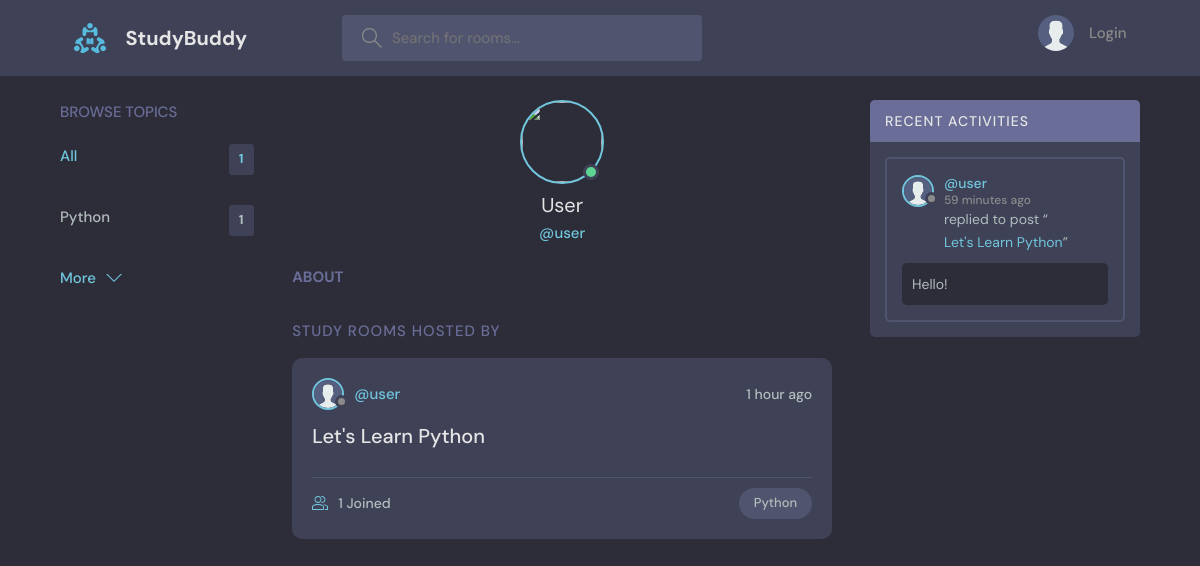
Page /profile/1/ on the committed database.
### base/models.py (models this page shows, shortened)
class Topic(models.Model):
    name = models.CharField(max_length=200)

class User(AbstractUser):
    name =  models.CharField(max_length=200,null=True)
    email = models.EmailField( unique= True ,null=True)
    bio = models.TextField(null=True)
    avatar = models.ImageField(null = True, default = "avatar.svg")
    USERNAME_FIELD = 'email'
    REQUIRED_FIELDS = []

class Room(models.Model):
    host = models.ForeignKey(User,on_delete=models.SET_NULL,null=True)
    topic = models.ForeignKey(Topic,on_delete=models.SET_NULL,null=True)
    name = models.CharField(max_length=200)
    description = models.TextField(null = True, blank= True)
    participants = models.ManyToManyField(User,related_name="participants",blank=True)
    updated = models.DateTimeField(auto_now=True)
    created = models.DateTimeField(auto_now_add=True)
    class meta():
        ordering = ['-updated','-created']

class Message(models.Model):
    user = models.ForeignKey(User, on_delete=models.CASCADE)
    room = models.ForeignKey(Room, on_delete=models.CASCADE)
    body = models.TextField()
    updated = models.DateTimeField(auto_now=True)
    created = models.DateTimeField(auto_now_add=True)
    class meta():
        ordering = ['-updated','-created']

### base/views.py (the view)
# urls.py: path('profile/<str:pk>/',views.userProfile, name = "user-profile"),
def userProfile(request,pk):
    user = User.objects.get(id=pk)
    rooms = user.room_set.all()
    room_messages = user.message_set.all()
    topics = Topic.objects.all()
    context = {'user':user,'rooms':rooms,'room_messages':room_messages,'topics':topics}
    return render(request,'base/profile.html',context)

### base/templates/base/profile.html (shortened to what this page needs)
{% extends "main.html" %} {% block content %}
  <main class="profile-page layout layout--3">
    <div class="container">
      {% include "base/topics_component.html" %}
      <div class="roomList">
        <div class="profile">
          <div class="profile__avatar">
            <div class="avatar avatar--large active">
              <img src="{{request.user.avatar.url}}" />
            </div>
          </div>
          <div class="profile__info">
            <h3>{{user.name}}</h3>
            <p>@{{user.username}}</p>
          </div>
          <div class="profile__about">
            <h3>About</h3>
          </div>
        </div>
        <div class="roomList__header">
          <div>
            <h2>Study Rooms Hosted by {{request.user.name}}</a>
            </h2>
          </div>
        </div>
        {% include "base/feed.html" %}
      </div>
      {% include "base/activity_component.html" %}
    </div>
  </main>
{% endblock content%}

### base/templates/base/topics_component.html
<div class="topics">
  <div class="topics__header">
    <h2>Browse Topics</h2>
  </div>
  <ul class="topics__list">
    <li>
      <a href="{% url 'home' %}" class="active"
        >All <span>{{topics.count}}</span></a
      >
    </li>
    {% for topic in topics %}
    <li>
      <a href="{% url 'home'%}?q={{topic.name}}"
        >{{topic.name}} <span>{{topic.room_set.all.count}}</span></a
      >
    </li>
    {% endfor %}
  </ul>
  <a class="btn btn--link" href="{% url 'topics'  %}">
    More
    <svg
      version="1.1"
      xmlns="http://www.w3.org/2000/svg"
      width="32"
      height="32"
      viewBox="0 0 32 32"
    >
      <title>chevron-down</title>
      <path d="M16 21l-13-13h-3l16 16 16-16h-3l-13 13z"></path>
    </svg>
  </a>
</div>

### base/templates/base/feed.html (shortened to what this page needs)
{% for room in rooms %}
<div class="roomListRoom">
  <div class="roomListRoom__header">
    <a
      href="{% url 'user-profile' room.host.id %}"
      class="roomListRoom__author"
    >
      <div class="avatar avatar--small">
        <img src="{{room.host.avatar.url}}" />
      </div>
      <span>@{{room.host.username}}</span>
    </a>
    <div class="roomListRoom__actions">
      <span> {{room.created|timesince}} ago</span>
    </div>
  </div>
  <div class="roomListRoom__content">
    <a href="{% url 'room' room.id %}">{{room.name}}</a>
  </div>
  <div class="roomListRoom__meta">
    <a href="{% url 'room' room.id %}" class="roomListRoom__joined">
      {{room.participants.all.count}} Joined
    </a>
    <p class="roomListRoom__topic">{{room.topic.name}}</p>
  </div>
</div>
{% endfor%}

### base/templates/base/activity_component.html (shortened to what this page needs)
<div class="activities">
  <div class="activities__header">
    <h2>Recent Activities</h2>
  </div>
  {% for message in room_messages %}
  <div class="activities__box">
    <div class="activities__boxHeader roomListRoom__header">
      <a
        href="{% url 'user-profile' message.user.id %}"
        class="roomListRoom__author"
      >
        <div class="avatar avatar--small">
          <img src="{{message.user.avatar.url}}" />
        </div>
        <p>
          @{{message.user.username}}
          <span>{{message.created|timesince}} ago</span>
        </p>
      </a>
    </div>
    <div class="activities__boxContent">
      <p>
        replied to post “<a href="{% url 'room' message.room.id %}"
          >{{message.room.name}}</a
        >”
      </p>
      <div class="activities__boxRoomContent">{{message.body}}</div>
    </div>
  </div>
  {% endfor %}
</div>

### rows in the picture
Topic: name "Python", room_set.all.count "1"
User: name "User", username "user"
Room: host.avatar (placeholder picture), host.username "user", created "1 hour", name "Let's Learn Python", participants.all.count "1", topic.name "Python"
Message: user.avatar (placeholder picture), user.username "user", created "59 minutes", room.name "Let's Learn Python", body "Hello!"

### other values in the picture
{{ topics.count }} "1"
